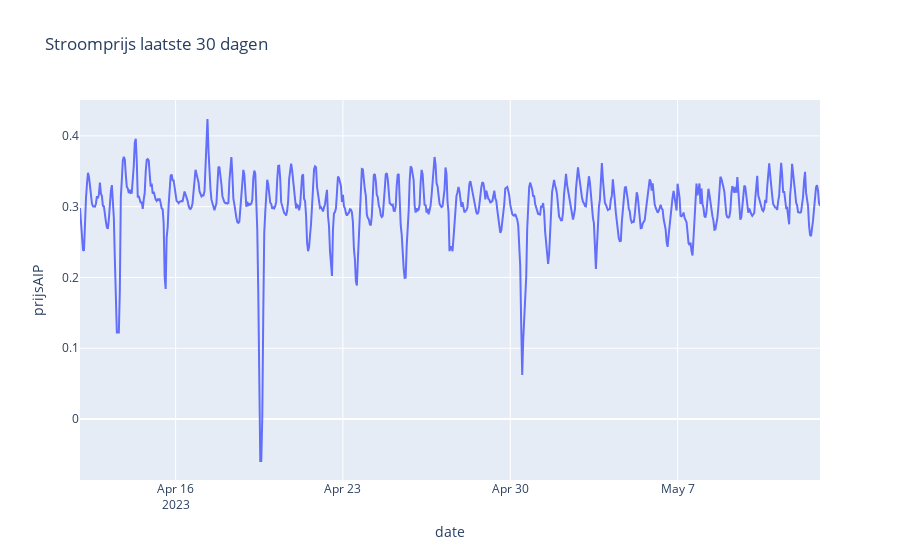

The code cell stored with this chart in its notebook:
### Code cell
# go.Figure(data=go.Scatter(x=df_last30['date'], y=df_last30['prijsAIP'])).show()
# Add title and axis names
fig = px.line(df_last30, x="date", y="prijsAIP", title='Stroomprijs laatste 30 dagen')
fig.show()

### Figure 1 — Plotly figure (JSON) as saved in the notebook; plotly's stock layout.template omitted (floating-point values rounded to 4 significant figures; data arrays with more than 128 entries replaced by an {"elided": "..."} marker saying what was removed)
{"data": [{"hovertemplate": "date=%{x}<br>prijsAIP=%{y}<extra></extra>", "legendgroup": "", "line": {"color": "#636efa", "dash": "solid"}, "marker": {"symbol": "circle"}, "mode": "lines", "name": "", "orientation": "v", "showlegend": false, "type": "scatter", "x": {"elided": "744 str values"}, "xaxis": "x", "y": {"elided": "744 float values"}, "yaxis": "y"}], "layout": {"legend": {"tracegroupgap": 0}, "title": {"text": "Stroomprijs laatste 30 dagen"}, "xaxis": {"anchor": "y", "domain": [0, 1], "title": {"text": "date"}}, "yaxis": {"anchor": "x", "domain": [0, 1], "title": {"text": "prijsAIP"}}}}
